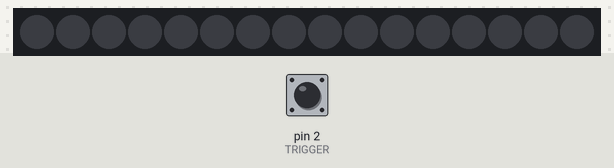
This sketch was run on a simulated Arduino Uno, built with avr-gcc and run on an emulated ATmega328P. Parts: 16 RGB LEDs in strip order, left to right. The test bench sets the inputs (shaded band); at power-on: pin 2 (TRIGGER) HIGH. Dim RGB values are drawn brighter than linear.

Above: at 1.2 s.
1.3 s: pin 2 (TRIGGER) pulled LOW for 0.15 s
At 2.86 s:
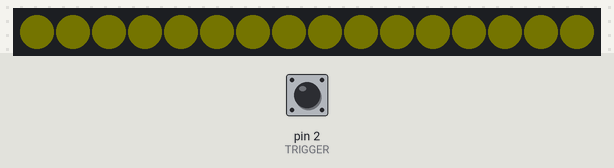
4.4 s: pin 2 (TRIGGER) pulled LOW for 3.2 s
Timing chart, 0 to 7.4 s (numbered marks = the images above; inputs shaded):
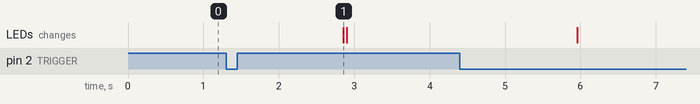

The sketch:

NeoPixel_AnalogCamFlash.ino
```cpp
/*
 * ANALOG CAMERA FLASH (for theatrical prop)
 * 2014-05 gmb
 *
 * MATERIALS:
 * - 5V Adafruit Trinket!
 * - 9V power supply > BAT/GND
 * - Pin 0 > NeoPixel DataIN
 * - 5V > NeoPixel PWR
 * - NeoPixel GND > GND
 * - 5V > Momentary Button ...> Pin 2 // ...> 10kohm > GND (as voltage divider)
 *
 *
*/


// SETUP YOUR PIXELS AND PINS HERE
#define NUMPIX 16  // Match to your NeoPixel strip
#define FLASH 0  // DataIn pin
#define TRIGGER 2  // Button pin


// OK, NOW CODE BEGINS
#include <Adafruit_NeoPixel.h>
Adafruit_NeoPixel strip = Adafruit_NeoPixel(NUMPIX, FLASH, NEO_GRB + NEO_KHZ800);


void setup() {
  // Serial.begin(9600);  // Debugging option for ATMega
  strip.begin();
  strip.show();  // Initialize all pixels to 'off'

  pinMode(TRIGGER, INPUT_PULLUP);
  // digitalWrite(TRIGGER, HIGH);  // Uncomment if the trigger button doesn't work for some reason

}


void loop() {

  // Get state of trigger button
  int state = digitalRead(TRIGGER);
  // Serial.println(state);  // Debugging option for ATMega
  if(state == LOW) {  // If button is pressed (LOW), run flashMe
    flashMe();
  }
  else {  // If button is not pressed (HIGH), turn off pixels
    for(int pix = 0; pix < NUMPIX; pix ++){
      strip.setPixelColor(pix, 0, 0, 0);
    }
    strip.show();
  }
  delay(50);
}


// FLASH SEQUENCE
void flashMe() {
  // Flash In
  for(int inValue = 0; inValue < 255; inValue ++){
    for(int pix = 0; pix < NUMPIX; pix ++){
      strip.setPixelColor(pix, inValue, inValue, (inValue/5));  // Initial color mix
    }
    strip.show();
    delayMicroseconds(25);  // Slightly better than "instant on"
  }

  // Flash Out
  for(int outValue = 255; outValue > 0; outValue --){
    for(int pix = 0; pix < NUMPIX; pix ++){
    strip.setPixelColor(pix, outValue, outValue, outValue/5);  // Fadeout color mix
    }
    strip.show();
    delayMicroseconds(4000);  // Fade-out tail time
  }

}
```

Measured:
- after the input at 1.3 s, the LEDs: change after 1.6 s (image 1)
